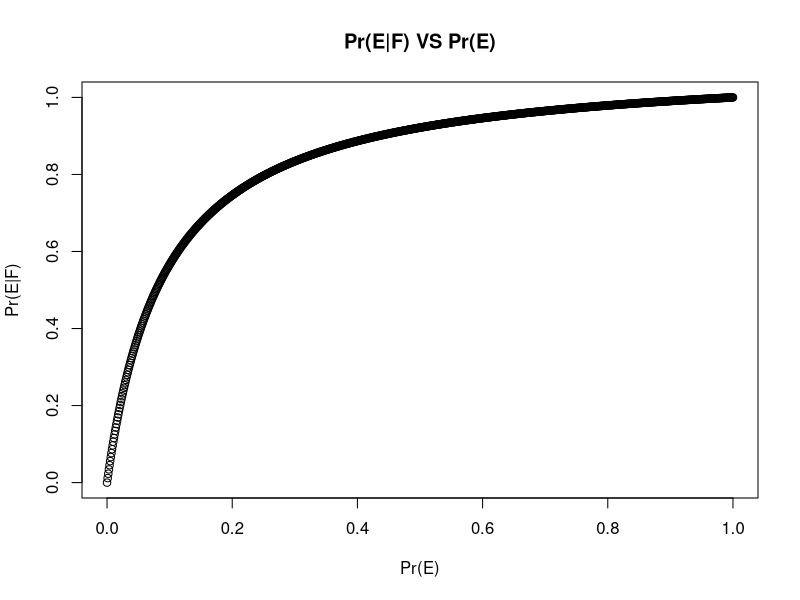
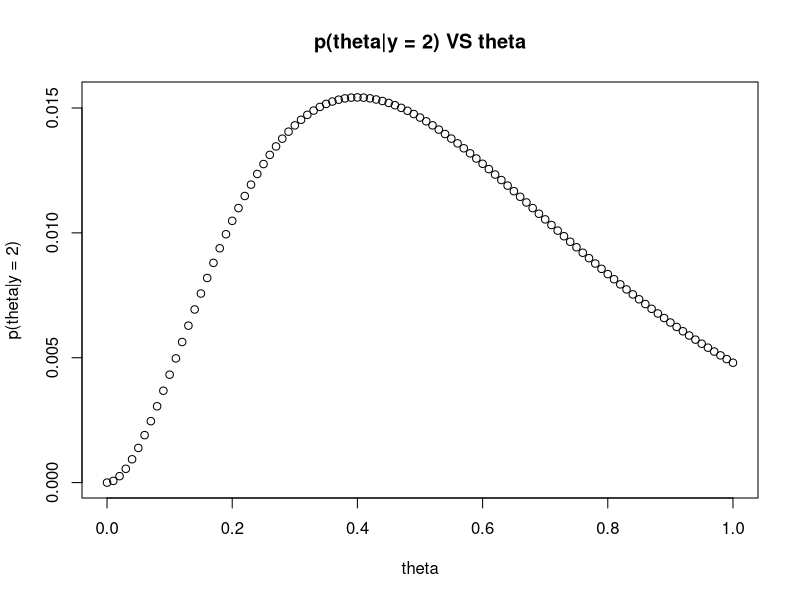

Generate these figures, in order, with R:
## ---- chunk 1
    interval <- seq(0, 1, length.out = 1000)

    # e is Pr(E)
    f <- function(e){
      return (0.94*e / (0.94*e + 0.08*(1-e)))
    }

    plot(interval, f(interval),
         main = 'Pr(E|F) VS Pr(E)',
         xlab = 'Pr(E)',
         ylab = 'Pr(E|F)')
## ---- chunk 2
    interval2 <- seq(0, 1, by = 1/100)

    f2 <- function(theta){
      nom <- ((5*theta)^2)*exp(-5*theta)
      denom <- sum(nom)
      return (nom/denom)
    }

    plot(interval2, f2(interval2),
         main = 'p(theta|y = 2) VS theta',
         xlab = 'theta',
         ylab = 'p(theta|y = 2)')
## ---- chunk 3
    vals <- f2(interval2)
    median_index <- which(cumsum(vals)>= 0.5)[1]
    median <- interval2[median_index]
    median
## ---- chunk 4
    mode <- interval2[which.max(vals)]
    mode
